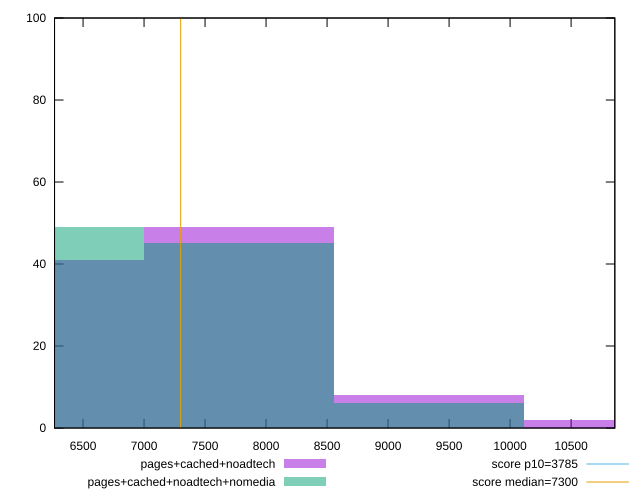

Write gnuplot code to recreate this figure.
reset

$pagesCachedNoadtech <<EOF
9337.165958365647 8
7780.971631971372 49
6224.777305577098 41
10893.360284759921 2
EOF

$pagesCachedNoadtechNomedia <<EOF
7780.971631971372 45
6224.777305577098 49
9337.165958365647 6
EOF

set key outside below
set boxwidth 1556.1943263942744
set xrange [6266.248:10858.442]
set yrange [0:100]
set trange [0:100]
set style fill transparent solid 0.5 noborder

set parametric
set terminal svg size 640, 500 enhanced background rgb 'white'
set output "report_00013_2021-02-09T12-04-24.940Z/interactive/comparison/histogram/2_vs_3.svg"

plot $pagesCachedNoadtech title "pages+cached+noadtech" with boxes, \
     $pagesCachedNoadtechNomedia title "pages+cached+noadtech+nomedia" with boxes, \
     3785,t title "score p10=3785", \
     7300,t title "score median=7300"

reset
